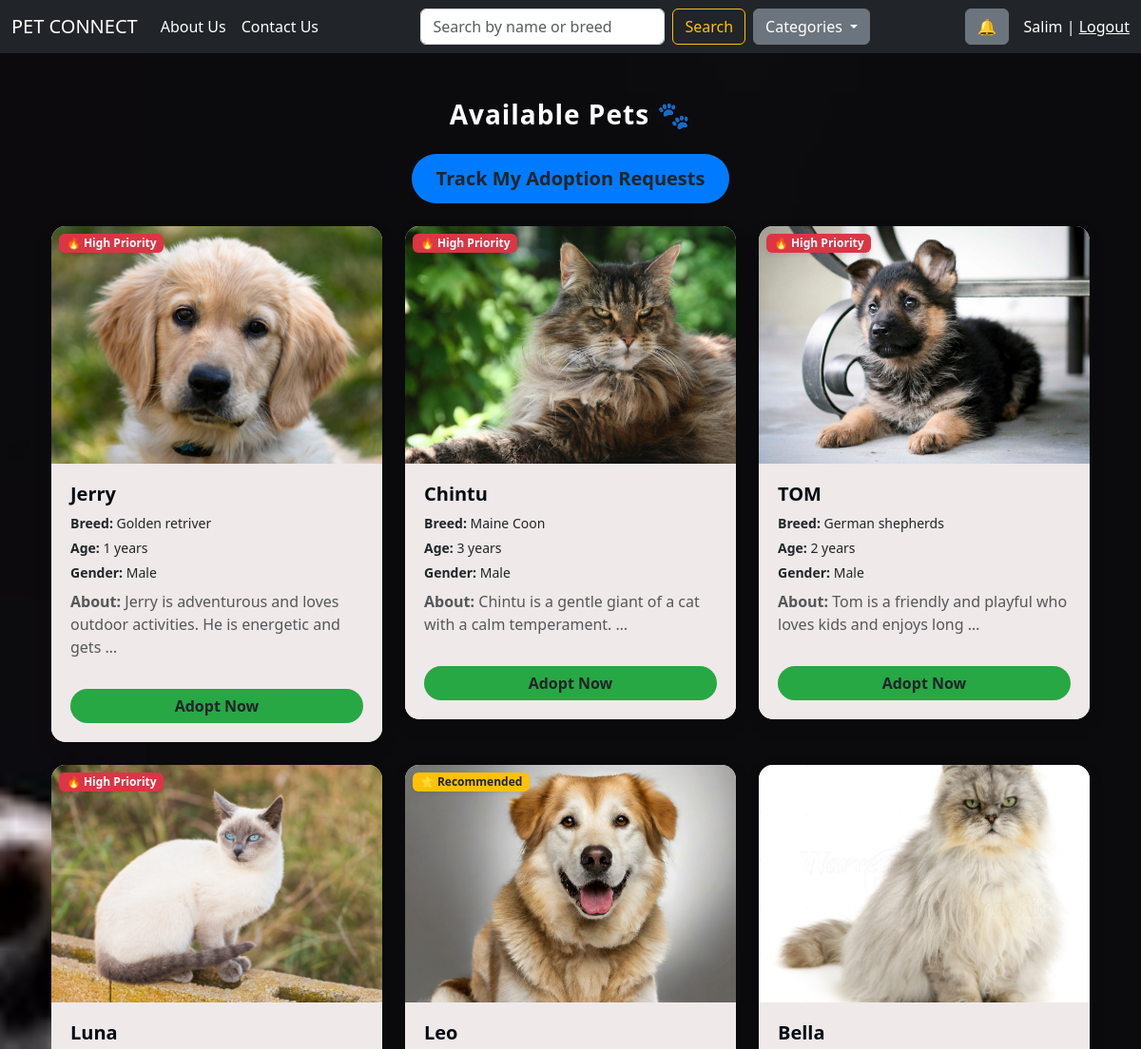
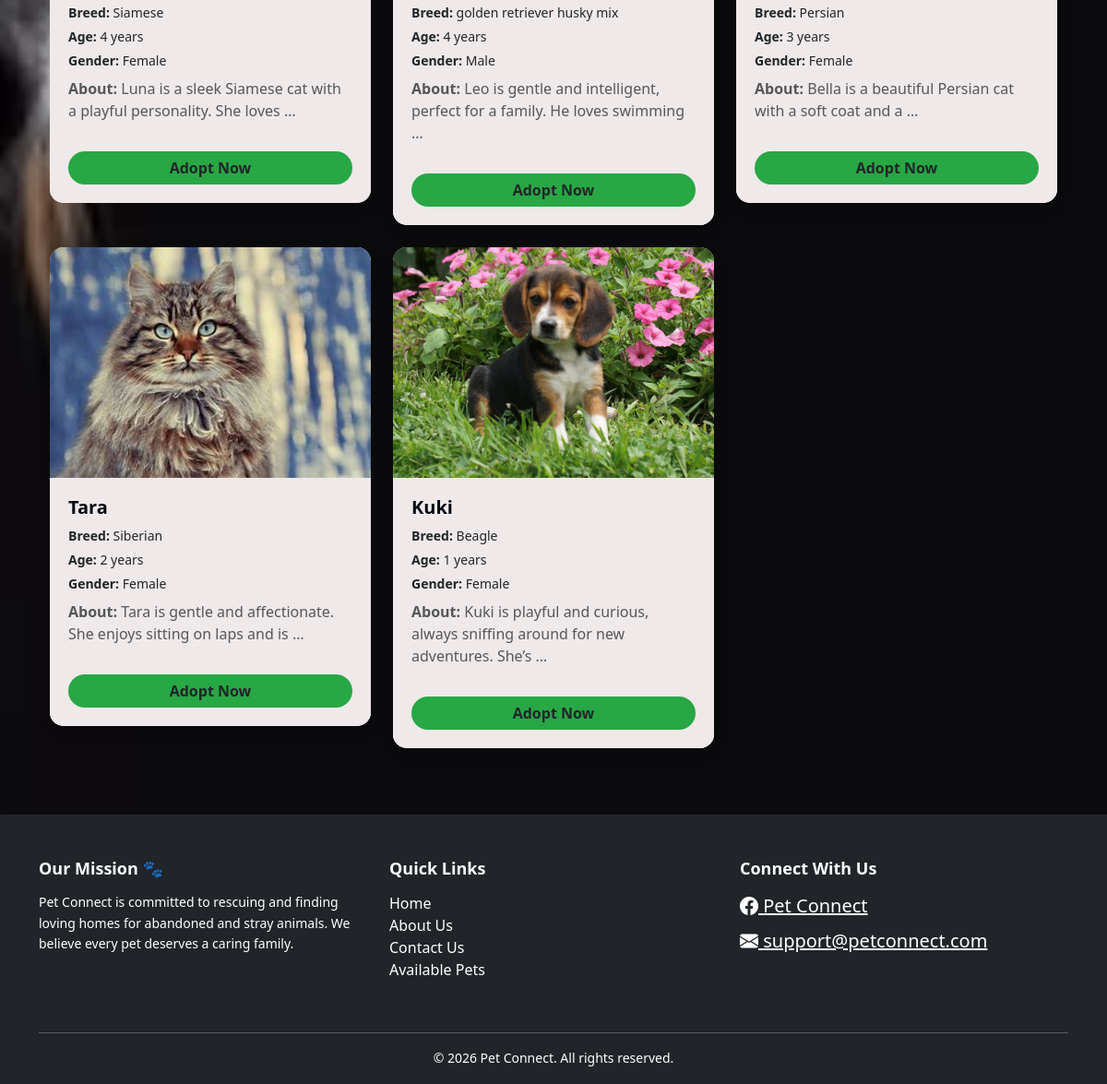
Screenshot of / (signed in) with the database file from the repository (2 pictures, top to bottom).
### main/models.py (models this page shows, shortened)
class Pet(models.Model):
    CATEGORY_CHOICES = (
        ('Dog', 'Dog'),
        ('Cat', 'Cat'),
    )
    GENDER_CHOICES = (
        ('M', 'Male'),
        ('F', 'Female'),
    )
    name = models.CharField(max_length=100)
    breed = models.CharField(max_length=100)
    age = models.PositiveIntegerField()
    description = models.TextField()
    category = models.CharField(max_length=10, choices=CATEGORY_CHOICES, default='Dog')
    gender = models.CharField(max_length=1, choices=GENDER_CHOICES, default='M')
    image = models.ImageField(
        upload_to='pet_images/',
        height_field='image_height',
        width_field='image_width',
        null=True,
        blank=True
    )
    image_height = models.IntegerField(null=True, blank=True)
    image_width = models.IntegerField(null=True, blank=True)
    available = models.BooleanField(default=True)
    is_special_needs = models.BooleanField(default=False)
    created_at = models.DateTimeField(default=timezone.now) # Tracks how long they've stayed
    def get_priority_score(self):
        score = 0
        if self.is_special_needs:
            score += 100
        days_in_shelter = (timezone.now() - self.created_at).days
        if days_in_shelter > 30:
            score += 50
        if self.age >= 8:
            score += 30
        return score # This must be inside the function

### main/views.py (the view)
# urls.py: path('', views.home, name='home'),
@login_required
def home(request):
    query = request.GET.get('q')
    category = request.GET.get('category')
    pets = Pet.objects.all()
    if category:
        pets = pets.filter(category=category)
    if query:
        pets = pets.filter(
            Q(name__icontains=query) |
            Q(breed__icontains=query)
        )
    pets_list = list(pets)
    pets_list.sort(
    key=lambda x: (x.get_priority_score(), x.created_at.timestamp()),
    reverse=True
)
    notifications = Notification.objects.filter(user=request.user).order_by('-created_at')
    unread_count = notifications.filter(is_read=False).count()
    return render(request, 'home.html', {
        'pets': pets_list,  # Note: we are passing the sorted list here
        'query': query,
        'notifications': notifications,
        'unread_count': unread_count
    })

### main/templates/home.html (shortened to what this page needs)
{% extends 'base.html' %}
{% load static %}
{% block content %}
<div class="container mt-5 mb-5">
    <h3 class="text-center mb-4 text-white page-title">
        Available Pets 🐾
    </h3>
    <div class="text-center my-4">
        <a href="{% url 'my_adoption_requests' %}" class="btn btn-track btn-lg">
            Track My Adoption Requests
        </a>
    </div>
    <div class="row">
    {% for pet in pets %}
        <div class="col-md-4 mb-4">
            <div class="card pet-card border-0 position-relative">
                <div class="position-absolute top-0 start-0 m-2 d-flex flex-column gap-1" style="z-index: 10;">
                    {% if pet.get_priority_score >= 100 %}
                        <span class="badge bg-danger shadow-sm">🔥 High Priority</span>
                    {% elif pet.get_priority_score >= 50 %}
                        <span class="badge bg-warning text-dark shadow-sm">⭐ Recommended</span>
                    {% endif %}
                </div>
                {% if pet.image %}
                    <img src="{{ pet.image.url }}" class="card-img-top pet-img">
                {% else %}
                    <img src="https://via.placeholder.com/300x250" class="card-img-top pet-img">
                {% endif %}
                <div class="card-body card-body-custom">
                    <h5 class="pet-name">{{ pet.name }}</h5>
                    <p class="pet-info"><strong>Breed:</strong> {{ pet.breed }}</p>
                    <p class="pet-info"><strong>Age:</strong> {{ pet.age }} years</p>
                    <p class="pet-info"><strong>Gender:</strong> {% if pet.gender == 'M' %} Male {% else %} Female {% endif %}</p>
                    <p class="text-muted mt-2">
                        <strong>About:</strong> {{ pet.description|truncatewords:12 }}
                    </p>
                    <a href="{% url 'adopt_pet' pet.id %}" class="btn btn-adopt w-100 mt-3">Adopt Now</a>
                </div>
            </div>
        </div>
    {% empty %}
        <div class="col-12 text-center text-white empty-message">No pets found. 🐾</div>
    {% endfor %}
    </div>
</div>
{% endblock %}

### main/templates/base.html (shortened to what this page needs)
{% load static %}
<!DOCTYPE html>
<html lang="en">
<head>
    <link href="https://cdn.jsdelivr.net/npm/bootstrap@5.3.3/dist/css/bootstrap.min.css" rel="stylesheet">
</head>
<body>
<nav class="navbar navbar-expand-lg navbar-dark bg-dark">
    <div class="container-fluid">
        <a class="navbar-brand" href="{% url 'home' %}">PET CONNECT</a>
        <div class="collapse navbar-collapse" id="navBar">
            <ul class="navbar-nav me-auto mb-2 mb-lg-0">
                <li class="nav-item"><a class="nav-link" href="{% url 'about' %}">About Us</a></li>
                <li class="nav-item"><a class="nav-link" href="{% url 'contact' %}">Contact Us</a></li>
            </ul>
            {% if request.resolver_match.url_name == 'home' %}
            <div class="d-flex mx-auto">
                <form class="d-flex me-2" method="get">
                    <input class="form-control me-2" type="search" name="q" placeholder="Search by name or breed" value="{{ request.GET.q }}">
                    <button class="btn btn-outline-warning" type="submit">Search</button>
                </form>
                <div class="dropdown">
                    <button class="btn btn-secondary dropdown-toggle" type="button" id="categoryDropdown" data-bs-toggle="dropdown" aria-expanded="false">
                        Categories
                    </button>
                </div>
            </div>
            {% endif %}
            {% if request.user.is_authenticated %}
            <div class="d-flex align-items-center ms-auto">
        <div class="dropdown me-3">
        <a class="btn btn-secondary position-relative" href="#" role="button" id="notifDropdown" data-bs-toggle="dropdown" aria-expanded="false">
            🔔
        </a>
    </div>
                <span class="text-white">
                    {{ request.user.username }} |
                    <a href="{% url 'logout' %}" class="text-warning">Logout</a>
                </span>
            </div>
            {% endif %}
        </div>
    </div>
</nav>
<div class="container mt-4" force-left-layout">
    {% block content %}{% endblock %}
</div>
<footer class="bg-dark text-white pt-5 pb-3 mt-5">
    <div class="container">
        <div class="row">
            <div class="col-md-4 mb-4">
                <h5 class="fw-bold">Our Mission 🐾</h5>
                <p>
                    Pet Connect is committed to rescuing and finding loving homes for abandoned and stray animals.
                    We believe every pet deserves a caring family.
                </p>
            </div>
            <div class="col-md-4 mb-4">
                <h5 class="fw-bold">Quick Links</h5>
                <ul class="list-unstyled">
                    <li><a href="{% url 'home' %}" class="text-white text-decoration-none">Home</a></li>
                    <li><a href="{% url 'about' %}" class="text-white text-decoration-none">About Us</a></li>
                    <li><a href="{% url 'contact' %}" class="text-white text-decoration-none">Contact Us</a></li>
                    <li><a href="{% url 'home' %}" class="text-white text-decoration-none">Available Pets</a></li>
                </ul>
            </div>
            <div class="col-md-4 mb-4">
                <h5 class="fw-bold">Connect With Us</h5>
                <a href="https://facebook.com/petconnect" target="_blank" class="text-white me-3 fs-5">
                    <i class="bi bi-facebook"></i> Pet Connect
                </a>
                <br>
                <a href="mailto:support@petconnect.com" class="text-white fs-5 mt-2 d-block">
                    <i class="bi bi-envelope-fill"></i> support@petconnect.com
                </a>
            </div>
        </div>
        <hr class="bg-light">
        <p class="text-center mb-0">&copy; 2026 Pet Connect. All rights reserved.</p>
    </div>
</footer>
<link rel="stylesheet" href="https://cdn.jsdelivr.net/npm/bootstrap-icons@1.11.1/font/bootstrap-icons.css">
</body>
</html>

### main/templates/home.html (style rules this page uses)
.page-title { font-weight: 700; letter-spacing: 1px; }
.pet-card { border-radius: 15px; overflow: hidden; transition: 0.3s ease; box-shadow: 0 8px 20px rgba(0,0,0,0.08); }
.pet-img { height: 250px; object-fit: cover; }
.card-body-custom { background: #efe9e9; padding: 20px; }
.pet-name { font-weight: 600; color: #020a12; }
.pet-info { font-size: 14px; margin-bottom: 5px; }
.btn-adopt { background-color: #28a745; border: none; font-weight: 600; transition: 0.3s; border-radius: 30px; }
.btn-track { background-color: #007bff; font-weight: 600; border-radius: 30px; padding: 10px 25px; transition: 0.3s; }
.row { display: flex !important; flex-direction: row !important; direction: ltr !important; justify-content: flex-start !important; }

### main/templates/base.html (style rules this page uses)
footer { font-family: 'Segoe UI', Tahoma, Geneva, Verdana, sans-serif; }
footer h5 { margin-bottom: 15px; font-size: 18px; }
footer p { font-size: 14px; line-height: 1.6; }

### rows the page displays
Pet: is_special_needs "🔥 High Priority", image (picture), name "Jerry", breed "Golden retriver", age "1", gender "Male", description "Jerry is adventurous and loves outdoor activities. He is energetic and gets …"
Pet: is_special_needs "🔥 High Priority", image (picture), name "Chintu", breed "Maine Coon", age "3", gender "Male", description "Chintu is a gentle giant of a cat with a calm temperament. …"
Pet: is_special_needs "🔥 High Priority", image (picture), name "TOM", breed "German shepherds", age "2", gender "Male", description "Tom is a friendly and playful who loves kids and enjoys long …"
Pet: is_special_needs "🔥 High Priority", image (picture), name "Luna", breed "Siamese", age "4", gender "Female", description "Luna is a sleek Siamese cat with a playful personality. She loves …"
Pet: is_special_needs "⭐ Recommended", image (picture), name "Leo", breed "golden retriever husky mix", age "4", gender "Male", description "Leo is gentle and intelligent, perfect for a family. He loves swimming …"
Pet: image (picture), name "Bella", breed "Persian", age "3", gender "Female", description "Bella is a beautiful Persian cat with a soft coat and a …"
Pet: image (picture), name "Tara", breed "Siberian", age "2", gender "Female", description "Tara is gentle and affectionate. She enjoys sitting on laps and is …"
Pet: image (picture), name "Kuki", breed "Beagle", age "1", gender "Female", description "Kuki is playful and curious, always sniffing around for new adventures. She’s …"

### other values shown
{{ request.user.username }} "Salim"
